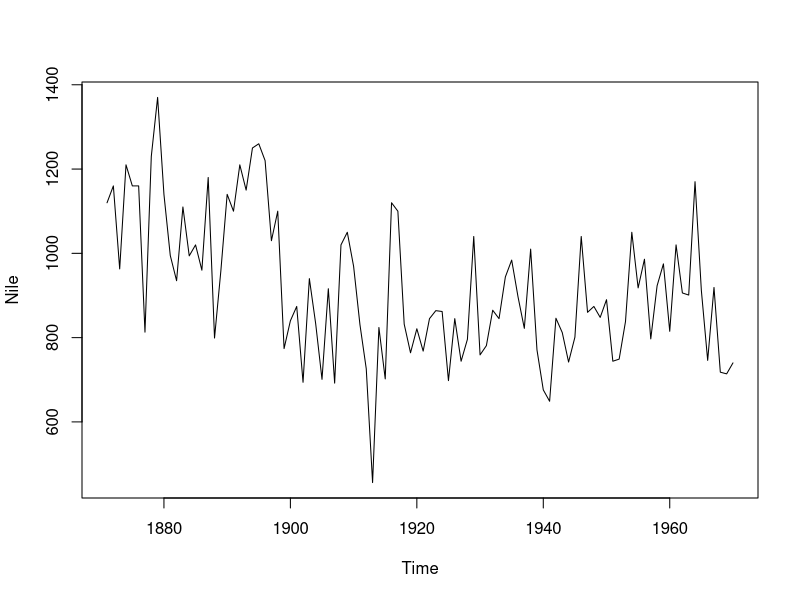
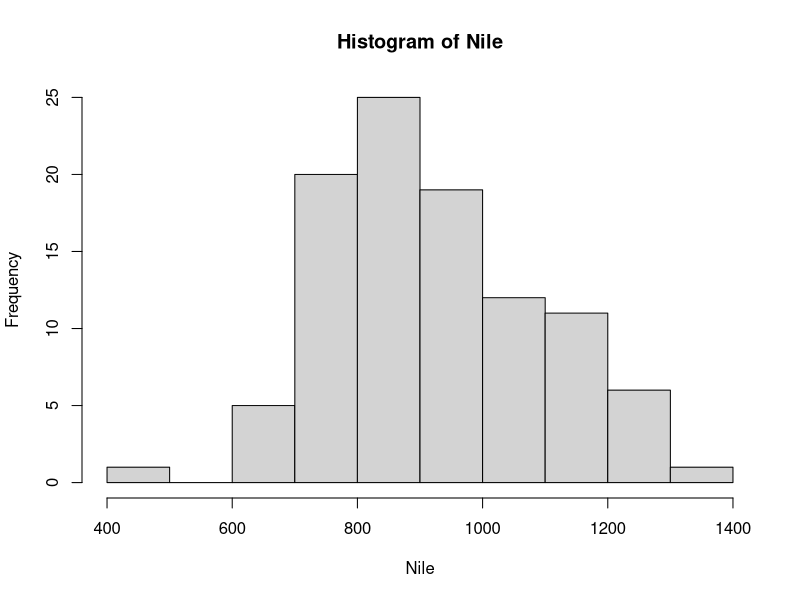
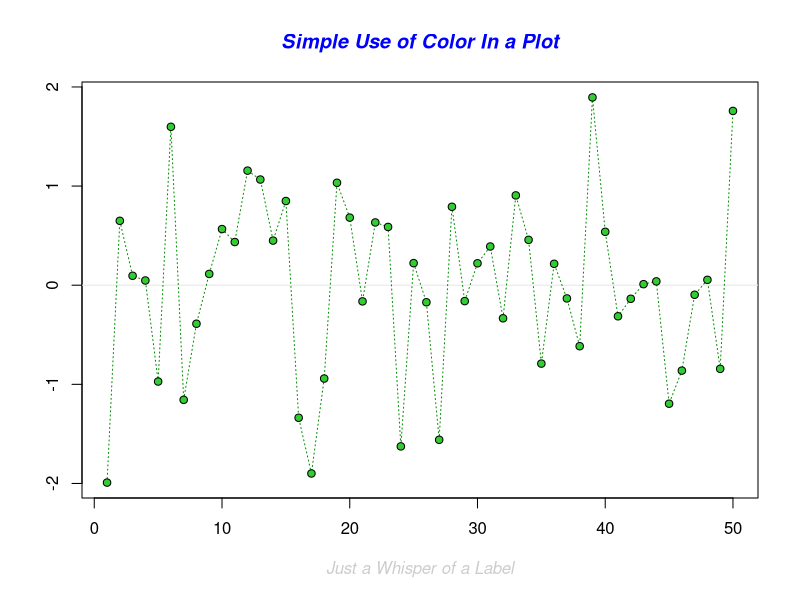
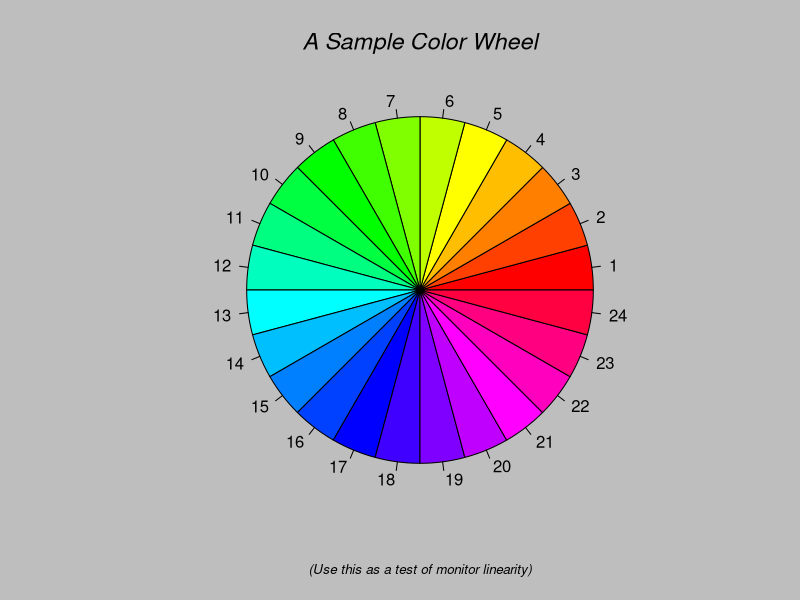
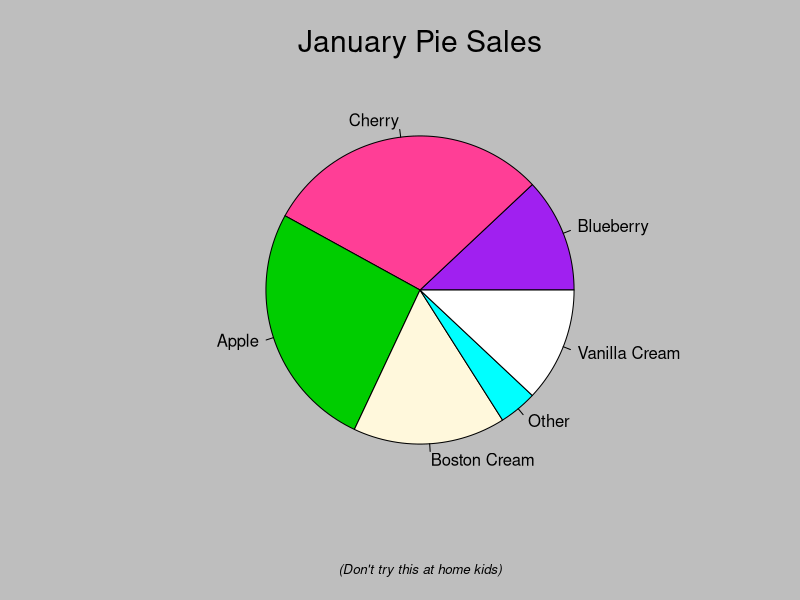
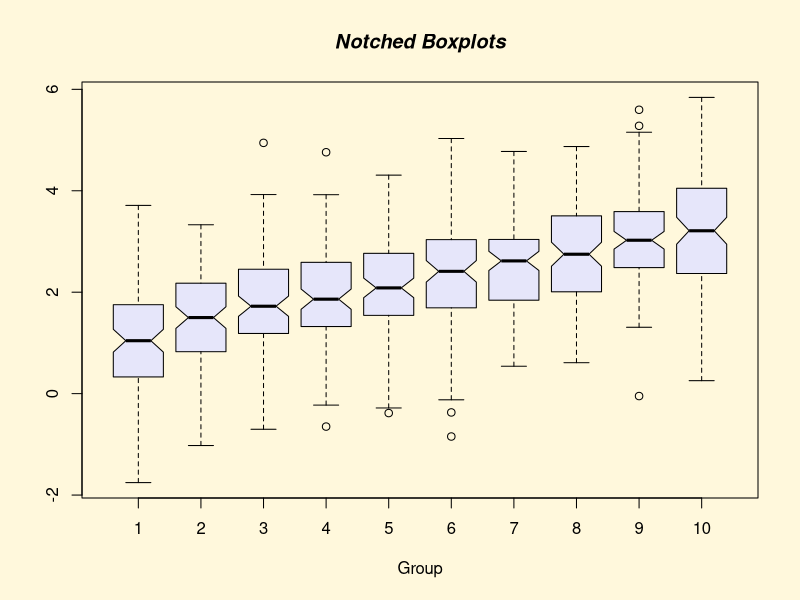
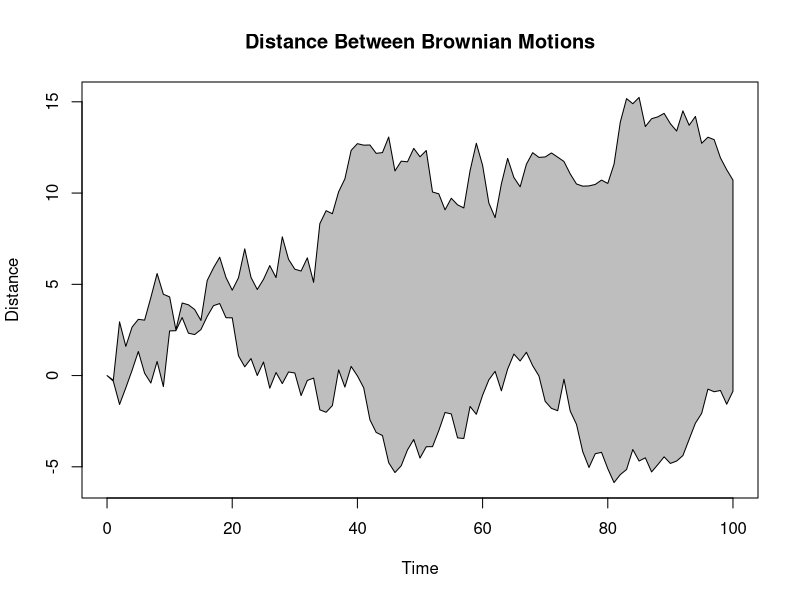
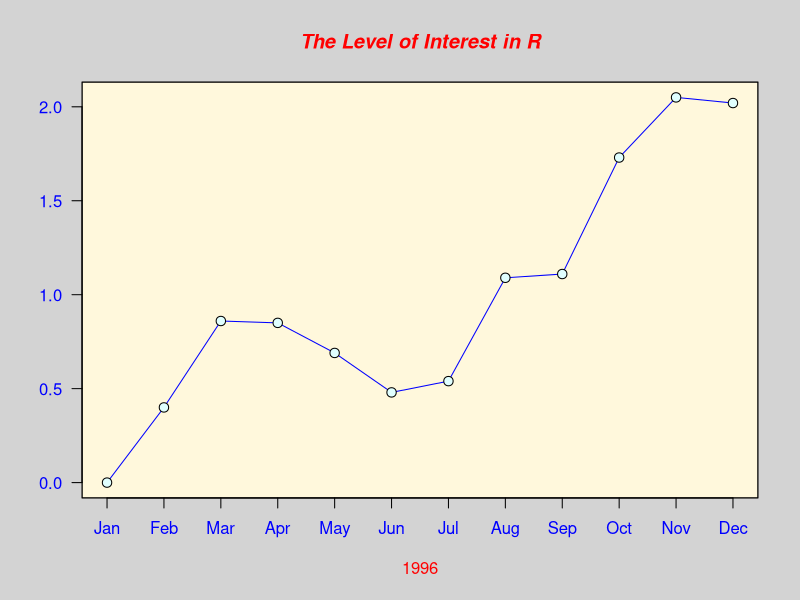

Source code (R) for these figures, in order: (Note: this script raises an error after producing the figures.)
##################################################################
### Code for Topic 1: Intro to R, RStudio and the tidyverse ###
##################################################################

# Using R

2 + 2
runif(10)

# Vectors

x <- c(1, 3, 6)
y <- c("dog", "cat", "duck")
z <- c(TRUE, FALSE)
mode(y)
mode(z)
w <- c("dog", 4)
w
mode(w)
v <- c(TRUE, 9)
v
mode(v)

# Data Frames

str(iris)

# Equal or not equal?

z <- 2 + 2
z = 2 + 2

3 == 4 # == is the comparison operator for equal
3 != 4 # != is the comparison operator for not equal

# Selecting parts of objects

x <- c(1, 3, 6)
x[3]
x[2:3]

# Functions of objects

sum(x)
y <- sum(x)
y

# Functions of functions

z <- log(sum(x))
z

# Accessing Data

data()

Nile
help(Nile)
mean(Nile)
plot(Nile)
hist(Nile)

# How to get help

help(sum)
help.search('standard deviation')
?mean
??"standard deviation"
example(mean)
demo(graphics)
demo()

# Introduction to functions

standard_deviation <- function(x){
  if(!is.numeric(x)) { # check the input is numeric
    stop('This function needs a numeric input!')
  }
  xbar <- mean(x) # sample mean
  N <- length(x) # sample size
  s <- sqrt(sum((x - xbar)^2) / (N - 1)) # st.dev.
  return(s) # output of the function
}

sample_varience <- function(x){
  xbar <- mean(x)
  N <- length(x)
  s <- (sum( (x-xbar)^2 )/(N-1))
  return(s)
}
sample_varience(Nile)

standard_deviation(Nile)
sd(Nile)
standard_deviation(c("cat", "dog"))

# Working directory

getwd()

# Install Packages

# install.packages("ggplot2") # to run only if the package isn't installed

library(ggplot2) # Load the package

